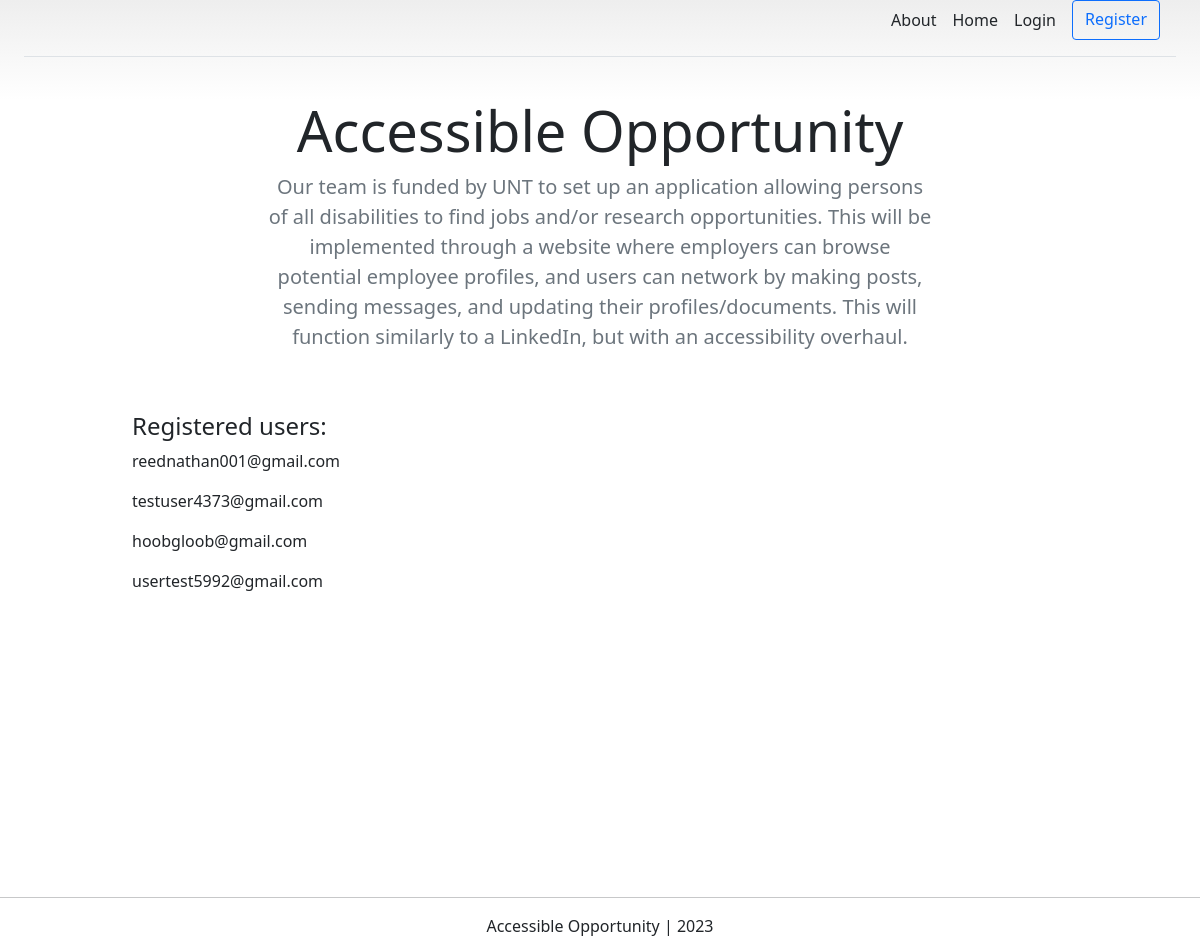
/, run on an earlier commit of the app's database.
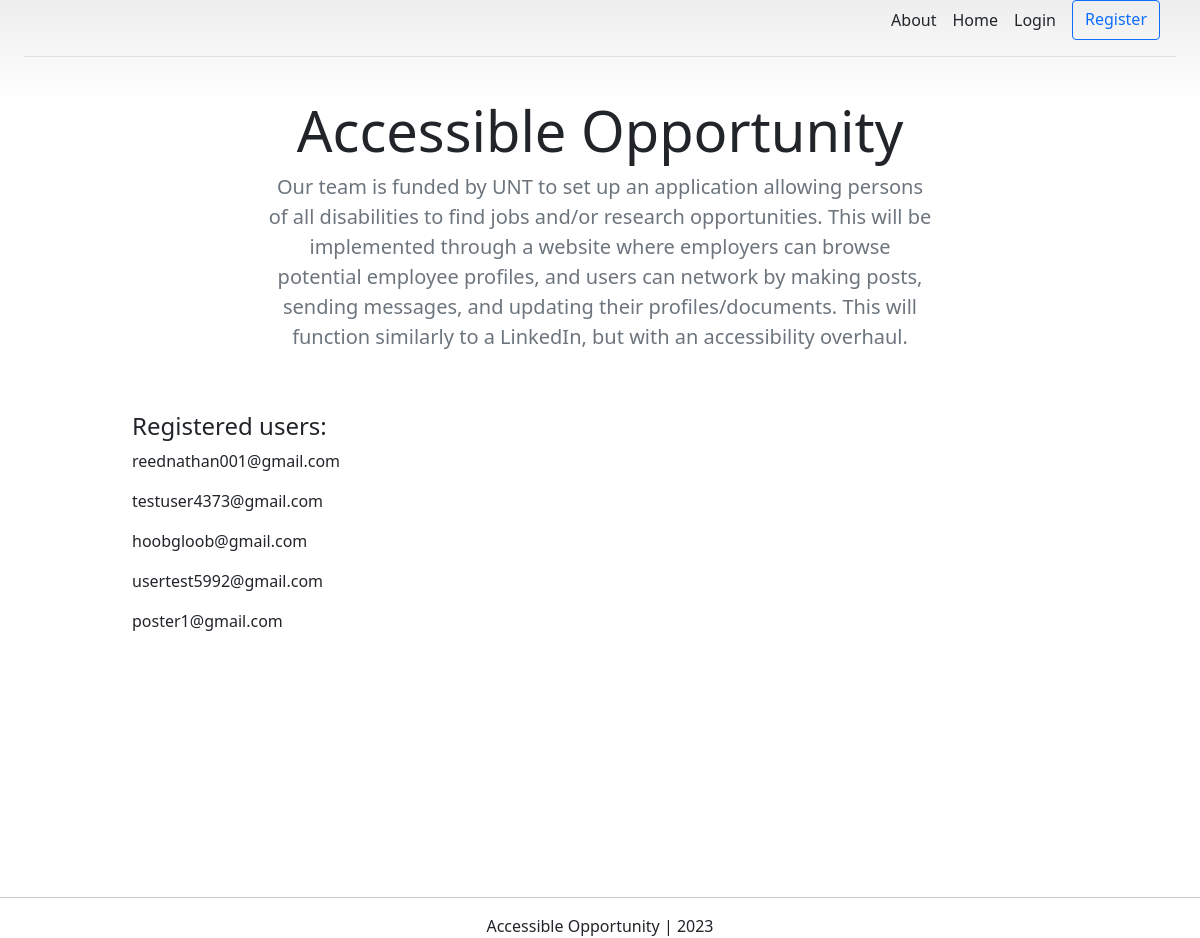
And on a later commit of the database.
### account/models.py (models this page shows, shortened)
class Account(AbstractBaseUser):
	email 					= models.EmailField(verbose_name="email", max_length=60,unique=True)
	username				= models.CharField(max_length=30, unique=True)
	date_joined				= models.DateTimeField(verbose_name='date joined', auto_now_add=True)
	last_login				= models.DateTimeField(verbose_name='last login', auto_now=True)
	is_admin				= models.BooleanField(default=False)
	is_active				= models.BooleanField(default=True)
	is_staff				= models.BooleanField(default=False)
	is_superuser			= models.BooleanField(default=False)
	is_poster				= models.BooleanField(default=False)
	USERNAME_FIELD = 'email'
	REQUIRED_FIELDS = ['username',]
	objects = MyAccountManager()
	def __str__(self):
		return self.email

### personal/views.py (the view)
# urls.py: path('', home_screen_view, name="home"),
def home_screen_view(request):
	context = {}
	blog_posts = sorted(BlogPost.objects.all(), key=attrgetter('date_updated'), reverse=True)
	accounts = Account.objects.all()
	context['accounts'] = accounts
	context['blog_posts'] = blog_posts
	user = request.user
	if user.is_authenticated:
		if user.is_poster:
			return render(request, "personal/posterhome.html", context)
		else:
			return render(request, "personal/applicanthome.html", context)
	else:
		return render(request, "personal/home.html", context)

### personal/templates/personal/home.html
{% extends 'base.html' %}
{% block content %}
<div class="pricing-header p-3 pb-md-4 mx-auto text-center">
      <h1 class="display-4 fw-normal">Accessible Opportunity</h1>
	<p
      class="fs-5 text-muted">Our team is funded by UNT to set up an application allowing persons of all disabilities to find jobs and/or research opportunities. This will be implemented through a website where employers can browse potential employee profiles, and users can network by making posts, sending messages, and updating their profiles/documents. This will function similarly to a LinkedIn, but with an accessibility overhaul.
  	</p>
</div>
<div class="container">
	<div class="d-flex flex-column">
		<h4>Registered users:</h4>
		{% for account in accounts %}
			<p>{{account}}</p>
		{% endfor %}
	</div>
</div>
{% endblock content %}

### templates/base.html (shortened to what this page needs)
<!DOCTYPE html>
<html>
<head>
	{% include 'snippets/header.html' %}
</head>
<body>
	<div class="main">
		{% block content %}
		{% endblock content %}
	</div>
	{% include 'snippets/footer.html' %}
</body>
</html>

### templates/snippets/header.html (shortened to what this page needs)
	<link href="https://cdn.jsdelivr.net/npm/bootstrap@5.0.2/dist/css/bootstrap.min.css" rel="stylesheet">
<div class="d-flex flex-column flex-md-row align-items-center pb-3 mb-4 border-bottom ms-4 me-4">
  <nav class="d-inline-flex mt-2 mt-md-0 ms-md-auto">
    {% if request.user.is_authenticated %}
    <a class="me-3 py-2 text-dark text-decoration-none" href="{% url 'about' %}">About</a>
    <a class="me-3 py-2 text-dark text-decoration-none" href="{% url 'home' %}">Home</a>
    <a class="me-3 py-2 text-dark text-decoration-none" href="{% url 'account' %}">Account</a>
    <a class="me-3 py-2 text-dark text-decoration-none" href="{% url 'logout' %}">Logout</a>
    {% else %}
    <a class="me-3 py-2 text-dark text-decoration-none" href="{% url 'about' %}">About</a>
    <a class="me-3 py-2 text-dark text-decoration-none" href="{% url 'home' %}">Home</a>
    <a class="me-3 py-2 text-dark text-decoration-none" href="{% url 'login' %}">Login</a>
    <a class="me-3 btn btn-outline-primary" href="{% url 'register' %}">Register</a>
    {% endif %}
  </nav>
</div>

### templates/snippets/footer.html (shortened to what this page needs)
	<hr>
	<div class="d-flex flex-row align-items-center footer">
		<p class="m-auto">Accessible Opportunity | 2023</p>
	</div>

### templates/snippets/header.html (style rules this page uses)
body { background-image: linear-gradient(180deg, #eee, #fff 100px, #fff); }
.container { max-width: 960px; }
.pricing-header { max-width: 700px; padding: 10px; margin: 20px auto; }

### templates/snippets/base_css.html (style rules this page uses)
body { background-color: #f2f2f2; }

### templates/base.html (style rules this page uses)
.main { min-height: 100vh; height: 100%; }

### templates/snippets/footer.html (style rules this page uses)
.footer { min-height: 100x; }

What changed in the data, as far as the page shows it:
added Account: email "poster1@gmail.com"
